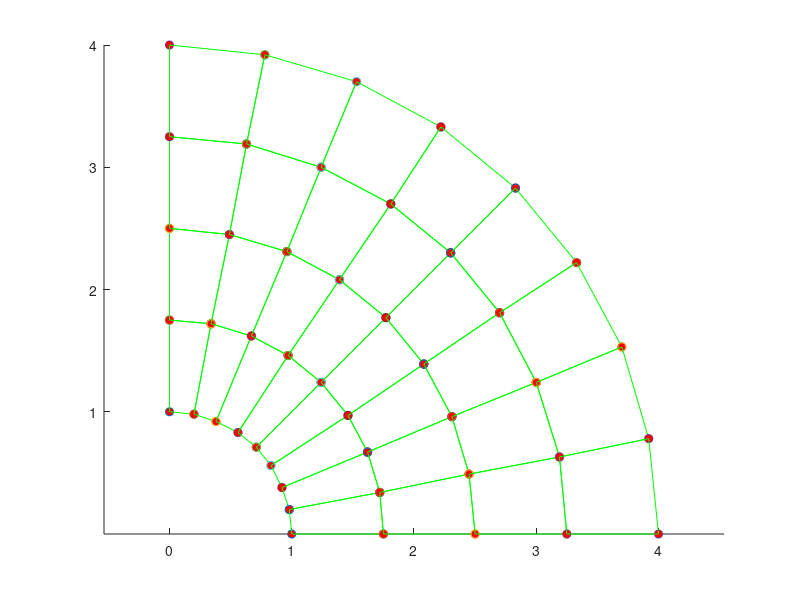
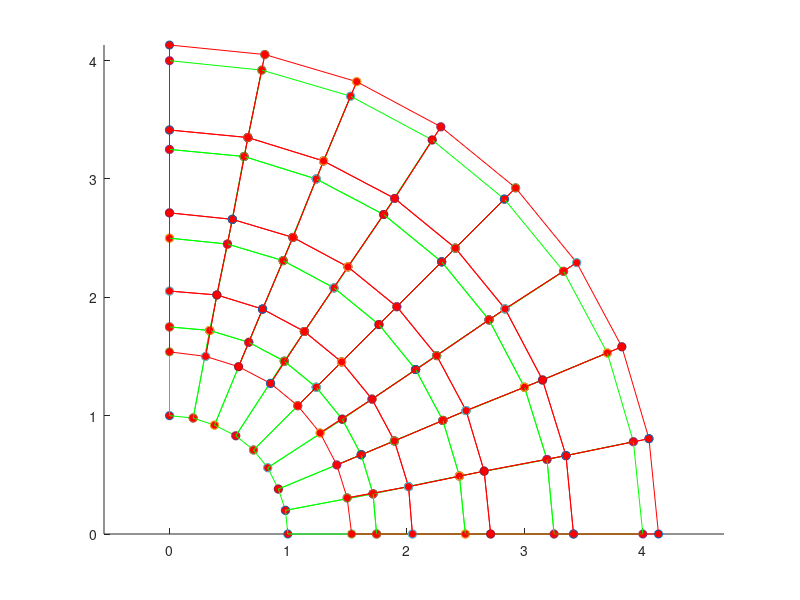
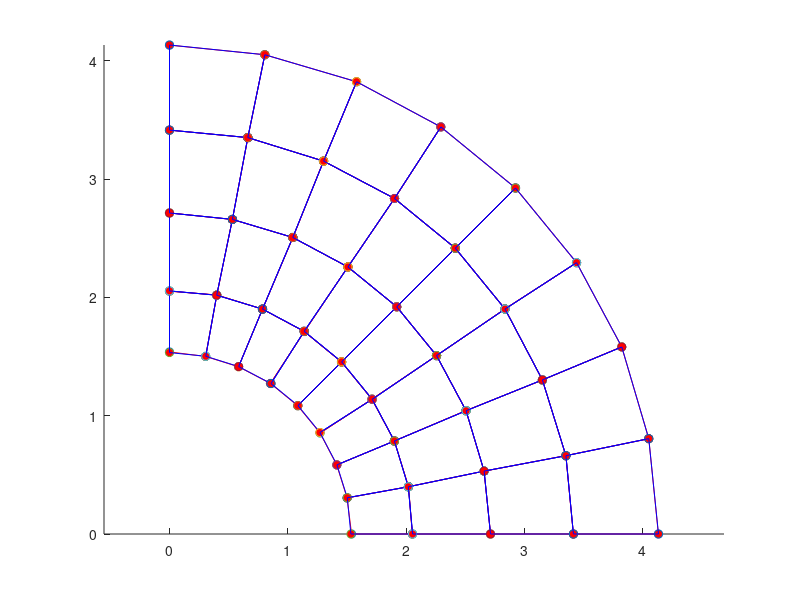

The MATLAB script that drew these images, in order:
function FEM_hourglasscontrol
%
%          Example 2D and 3D Linear elastic FEM code
%          Demonstrates use of hourglass control to stabilize
%          underintegrated 2D quadrilateral elements
%
%        Variables read from input file;
%        nprops              No. material parameters
%        materialprops(i)    List of material parameters
%        ncoord              No. spatial coords (2 for 2D, 3 for 3D)
%        ndof                No. degrees of freedom per node (2 for 2D, 3 for 3D)
%                            (here ndof=ncoord, but the program allows them to be different
%                            to allow extension to plate & beam elements with C^1 continuity)
%        nnode               No. nodes
%        coords(i,j)         ith coord of jth node, for i=1..ncoord; j=1..nnode
%        nelem               No. elements
%        maxnodes            Max no. nodes on any one element (used for array dimensioning)
%        nelnodes(i)         No. nodes on the ith element
%        elident(i)          An integer identifier for the ith element.  Not used
%                            in this code but could be used to switch on reduced integration,
%                            etc.
%        connect(i,j)        List of nodes on the jth element
%        nfix                Total no. prescribed displacements
%        fixnodes(i,j)       List of prescribed displacements at nodes
%                            fixnodes(1,j) Node number
%                            fixnodes(2,j) Displacement component number (1, 2 or 3)
%                            fixnodes(3,j) Value of the displacement
%        ndload              Total no. element faces subjected to tractions
%        dloads(i,j)         List of element tractions
%                            dloads(1,j) Element number
%                            dloads(2,j) face number
%                            dloads(3,j), dloads(4,j), dloads(5,j) Components of traction
%                            (assumed uniform) 
%
%  To run the program you first need to set up an input file, as described in 
%  the lecture notes.  Then change the fopen command below to point to the file.
%  Also change the fopen command in the post-processing step (near the bottom of the
%  program) to point to a suitable output file.  Then execute the file in
%  the usual fashion (e.g. hit the green arrow at the top of the MATLAB
%  editor window)
% 
%
% ==================== Read data from the input file ===========================
%
%
% YOU NEED TO CHANGE THE PATH & FILE NAME TO POINT TO YOUR INPUT FILE
%
infile=fopen('volumetric_locking_demo_linear.txt','r');


[nprops,materialprops,ncoord,ndof,nnode,coords,nelem,maxnodes,connect,nelnodes,elident,nfix,fixnodes,ndload,dloads] = read_input_file(infile);

fclose(infile);

% Plot the initial mesh as a check
close all
figure
plotmesh(coords,ncoord,nnode,connect,nelem,elident,nelnodes,'g');

%
%============================ MAIN FEM ANALYSIS PROCEDURE ========================
%
%   dofs        Nodal displacements.  Let u_i^a be ith displacement component
%               at jth node.  Then dofs contain (u_1^1, u_2^1, u_1^2, u_2^2....) for 2D
%               and (u_1^1, u_2^1, u_3^1, u_1^2, u_2^2, u_3^2....) for 3D
%
%   K           Global stiffness matrix.  Stored as (K_1111 K_1112  K_1121  K_1122...
%                                                    K_1211 K_1212  K_1221  K_1222...
%                                                    K_2111 K_2112  K_2121  K_2122...)
%               for 2D problem and similarly for 3D problem
%   r           Force vector.  Currently only includes contribution from tractions
%               acting on element faces (i.e. body forces are neglected)
%
  dofs = zeros(ndof*nnode,1);  

  K = globalstiffness(ncoord,ndof,nnode,coords,nelem,maxnodes,elident,nelnodes,connect,materialprops,dofs);

  r = globaltraction(ncoord,ndof,nnode,ndload,coords,nelnodes,elident,connect,dloads,dofs);

%
%  Fix constrained nodes.  We should really do this in a way that preserves the symmetry of K
%  but it's not worth it for the small demo problems here.
%
  for n = 1:nfix
     rw = ndof*(fixnodes(1,n)-1) + fixnodes(2,n);
     for cl = 1:ndof*nnode
        K(rw,cl) = 0;
     end
     K(rw,rw) = 1.;
     r(rw) = fixnodes(3,n);
  end
%
% Solve for the displacements
%

  dofs = K\r;

%
%================================= POST-PROCESSING =================================
%
% Create a plot of the deformed mesh
%

  defcoords = zeros(ndof,nnode); 
  scalefactor = 1.00;
  for i = 1:nnode
    for j = 1:ndof
       defcoords(j,i) = coords(j,i) + scalefactor*dofs(ndof*(i-1)+j); 
    end
  end

 figure
 plotmesh(coords,ncoord,nnode,connect,nelem,elident,nelnodes,'g');
 hold on
 plotmesh(defcoords,ncoord,nnode,connect,nelem,elident,nelnodes,'r');  
  
 figure
 
 plotmesh(defcoords,ncoord,nnode,connect,nelem,elident,nelnodes,'r'); 
 a = coords(2,1);
 b = coords(1,nnode);
 p = 1.;
 E = 2*materialprops(1)*(1+materialprops(2));
 nu = materialprops(2);
 for i =1:nnode
   x1=coords(1,i);
   x2=coords(2,i);
   r=sqrt(x1^2+x2^2);
   ur = (1+nu)*a^2*b^2*p/(E*(b^2-a^2))*(1/r+(1-2*materialprops(2))*r/b^2);
   u1 = ur*x1/(sqrt(x1^2+x2^2));
   u2 = ur*x2/(sqrt(x1^2+x2^2));
   scale = 1.0;
   defcoords(1,i) = coords(1,i) + scale*u1;
   defcoords(2,i) = coords(2,i) + scale*u2; 
 end
 
 plotmesh(defcoords,ncoord,nnode,connect,nelem,elident,nelnodes,'b'); 
 
end 

%================= Material Stiffness ==================================
%
%    Computes elasticity tensor C_{ijkl} = shear modulus and Poissons ratio
%    Currently coded either for plane strain, plane stress or general 3D.
%
function C = materialstiffness(ndof,ncoord,strain,materialprops)

   mu = materialprops(1);
   nu = materialprops(2);
   
   C = zeros(ndof,ncoord,ndof,ncoord);
   
   if (ncoord == 2)   

%  planestrain = 0 => plane stress, planestrain = 1 => plane strain
   planestrain = materialprops(3);
 
     for i = 1:2
       for j = 1:2
         for k = 1:2
           for l = 1:2
             if (planestrain==1) 
               if (i==j && k==l)
                   C(i,j,k,l) = C(i,j,k,l)+2*mu*nu/(1-2*nu);
               end
             else
               if (i==j && k==l)
                   C(i,j,k,l) = C(i,j,k,l)+2*mu*nu/(1-nu);
               end
             end
             if (i==l && k==j)
                 C(i,j,k,l) = C(i,j,k,l)+mu;
             end
             if (i==k && j==l)
                 C(i,j,k,l) = C(i,j,k,l)+mu;
             end
           end
         end
       end
     end
     
   elseif (ncoord == 3) 

     for i = 1:3 
       for j = 1:3
         for k = 1:3
           for l = 1:3
             if (i==j && k==l)
                 C(i,j,k,l)=C(i,j,k,l) + 2.*mu*nu/(1.-2.*nu);
             end
             if (i==k && j==l)
                 C(i,j,k,l)=C(i,j,k,l) + mu;
             end
             if (i==l && j==k)
                 C(i,j,k,l)=C(i,j,k,l) + mu;
             end
            end
          end
        end
      end
    end

 end
%================= Material Stress ==================================
%
%   Computes stress sigma_{ij} given strain epsilon_{ij}
%
function stress = materialstress(ndof,ncoord,strain,materialprops)

   C = materialstiffness(ndof,ncoord,strain,materialprops);
   stress = zeros(ndof,ncoord);
   for i = 1 : ndof
     for j = 1 : ncoord
        for k = 1 : ndof
          for l = 1: ncoord
            stress(i,j) = stress(i,j) + C(i,j,k,l)*strain(k,l);
          end
        end
     end
   end
  end
%
%====================== No. integration points =============================
%
%   Defines the number of integration points:be used for
%   each element type
%
function n = numberofintegrationpoints(ncoord,nelnodes,elident)
  
   if (ncoord == 1) 
     n = nelnodes;   
   elseif (ncoord == 2) 
     if (nelnodes == 3)
         n = 1;
     end
     if (nelnodes == 6)
         n = 3;
     end
     if (nelnodes == 4)
         n = 4;
     end
     if (nelnodes == 8)
         n = 9;
     end
   elseif (ncoord == 3) 
     if (nelnodes == 4)
         n = 1 ;
     end
     if (nelnodes == 10)
         n = 4;
     end
     if (nelnodes == 8)
         n = 8;
     end
     if (nelnodes == 20)
         n = 27;
     end
   end
end
%
%====================== No. reduced integration points =============================
%
%   Defines the number of integration points to be used for
%   each element type
%
function n = numberofreducedintegrationpoints(ncoord,nelnodes,elident)
  
   if (ncoord == 1) 
     n = nelnodes;   
   elseif (ncoord == 2) 
     if (nelnodes == 3)
         n = 1;
     end
     if (nelnodes == 6)
         n = 3;
     end
     if (nelnodes == 4)
         n = 1;
     end
     if (nelnodes == 8)
         n = 4;
     end
   elseif (ncoord == 3) 
     if (nelnodes == 4)
         n = 1 ;
     end
     if (nelnodes == 10)
         n = 4;
     end
     if (nelnodes == 8)
         n = 1;
     end
     if (nelnodes == 20)
         n = 8;
     end
   end
end   

%
%====================== INTEGRATION POINTS ==================================
%
%   Defines positions of integration points
%
function xi = integrationpoints(ncoord,nelnodes,npoints,elident)

   xi = zeros(ncoord,npoints);
%
%  1D elements
%
   if (ncoord == 1) 
     if (npoints==1) 
       xi(1,1) = 0.;
     elseif (npoints == 2) 
       xi(1,1) = -0.5773502692;
       xi(1,2) = -xi(1,1);
     elseif (npoints == 3) 
       xi(1,1) = -0.7745966692;
       xi(1,2) = 0.0;
       xi(1,3) = -xi(1,1);
     end
%
%  2D elements
%
   elseif (ncoord == 2) 
%
%    Triangular element
%
     if ( nelnodes == 3 || nelnodes == 6 ) 
       if (npoints == 1) 
         xi(1,1) = 1./3.;
         xi(2,1) = 1./3.;
       elseif (npoints == 3) 
         xi(1,1) = 0.6;
         xi(2,1) = 0.2;
         xi(1,2) = 0.2;
         xi(2,2) = 0.6;
         xi(1,3) = 0.2;
         xi(2,3) = 0.2;
       elseif (npoints == 4) 
         xi(1,1) = 1./3.;
         xi(2,1) = 1./3.;
         xi(1,2) = 0.6;
         xi(2,2) = 0.2;
         xi(1,3) = 0.2;
         xi(2,3) = 0.6;
         xi(1,4) = 0.2;
         xi(2,4) = 0.2;
       end
%
%    Rectangular element
%                  
     elseif ( nelnodes==4 || nelnodes==8 ) 

       if (npoints == 1) 
         xi(1,1) = 0.;
         xi(2,1) = 0.;
       elseif (npoints == 4) 
         xi(1,1) = -0.5773502692;
         xi(2,1) = xi(1,1);
         xi(1,2) = -xi(1,1);
         xi(2,2) = xi(1,1);
         xi(1,3) = xi(1,1);
         xi(2,3) = -xi(1,1);
         xi(1,4) = -xi(1,1);
         xi(2,4) = -xi(1,1);
       elseif (npoints == 9) 
         xi(1,1) = -0.7745966692;
         xi(2,1) = xi(1,1);
         xi(1,2) = 0.0;
         xi(2,2) = xi(1,1);
         xi(1,3) = -xi(1,1);
         xi(2,3) = xi(1,1);
         xi(1,4) = xi(1,1);
         xi(2,4) = 0.0;
         xi(1,5) = 0.0;
         xi(2,5) = 0.0;
         xi(1,6) = -xi(1,1);
         xi(2,6) = 0.0;
         xi(1,7) = xi(1,1);
         xi(2,7) = -xi(1,1);
         xi(1,8) = 0.;
         xi(2,8) = -xi(1,1);
         xi(1,9) = -xi(1,1);
         xi(2,9) = -xi(1,1);
       end
     end
%
%   3D elements
%
   elseif (ncoord == 3) 
%
%  3D elements
%
     if (nelnodes == 4 || nelnodes==10 ) 
       if (npoints == 1) 
         xi(1,1) = 0.25;
         xi(2,1) = 0.25;
         xi(3,1) = 0.25;
       elseif (npoints == 4) 
         xi(1,1) = 0.58541020;
         xi(2,1) = 0.13819660;
         xi(3,1) = xi(2,1);
         xi(1,2) = xi(2,1);
         xi(2,2) = xi(1,1);
         xi(3,2) = xi(2,1);
         xi(1,3) = xi(2,1);
         xi(2,3) = xi(2,1);
         xi(3,3) = xi(1,1);
         xi(1,4) = xi(2,1);
         xi(2,4) = xi(2,1);
         xi(3,4) = xi(2,1);
       end
     elseif ( nelnodes==8 || nelnodes==20 ) 
       if (npoints == 1) 
         xi(1,1) = 0.;
         xi(2,1) = 0.;
         xi(3,1) = 0.;
       elseif (npoints == 8) 
         x1D = [-0.5773502692,0.5773502692];
         for k = 1:2
           for j = 1:2 
             for i = 1:2
               n = 4*(k-1) + 2*(j-1) + i;
               xi(1,n) = x1D(i);
               xi(2,n) = x1D(j);
               xi(3,n) = x1D(k);
             end
           end
         end
       elseif (npoints == 27) 
         x1D = [-0.7745966692,0.,0.7745966692];
         for k = 1:3
           for j = 1:3
             for i = 1:3
               n = 9*(k-1) + 3*(j-1) + i;
               xi(1,n) = x1D(i);
               xi(2,n) = x1D(j);
               xi(3,n) = x1D(k);
             end
           end
         end
       end
     end
   end
end

%
%================= INTEGRATION WEIGHTS ==================================
%
%   Defines integration weights w_i
%
function w = integrationweights(ncoord,nelnodes,npoints,elident)

   w = zeros(npoints,1);

%
%  1D elements
%
   if (ncoord == 1) 
     if (npoints == 1)
       w(1) = 2.;
     elseif (npoints == 2) 
       w = [1.,1.];
     elseif (npoints == 3) 
       w = [0.555555555,0.888888888,0.555555555];
     end
%
%  2D elements
%
   elseif (ncoord == 2) 
%
%    Triangular element
%
     if ( nelnodes == 3 || nelnodes == 6 ) 
       if (npoints == 1) 
         w(1) = 0.5;
       elseif (npoints == 3) 
         w(1) = 1./6.;
         w(2) = 1./6.;
         w(3) = 1./6.;
       elseif (npoints == 4) 
         w = [-27./96.,25./96.,25/96.,25/96.];
       end
%
%    Rectangular element
%                  
     elseif ( nelnodes==4 || nelnodes==8 ) 

       if (npoints == 1) 
         w(1) = 4.;
       elseif (npoints == 4) 
         w = [1.,1.,1.,1.];
       elseif (npoints == 9 ) 
         w1D = [0.555555555,0.888888888,0.55555555555];
         for j = 1:3
           for i = 1:3
             n = 3*(j-1)+i;
             w(n) = w1D(i)*w1D(j);
           end
         end    
       end
     end 

   elseif (ncoord == 3) 
%
%  3D elements
%
     if (nelnodes == 4 || nelnodes==10 ) 
       if (npoints == 1) 
         w(1) = 1./6.;
       elseif (npoints == 4) 
         w = [1./24.,1./24.,1./24.,1./24.];
       end
     elseif ( nelnodes==8 || nelnodes==20 ) 
       if (npoints == 1) 
         w(1) = 8.;
       elseif (npoints == 8) 
         w = [1.,1.,1.,1.,1.,1.,1.,1.];
       elseif (npoints == 27) 
         w1D = [0.555555555,0.888888888,0.55555555555];
         for k = 1:3
           for j = 1:3
             for i = 1:3
               n = 9*(k-1)+3*(j-1)+i;
               w(n) = w1D(i)*w1D(j)*w1D(k);
             end
           end    
         end
       end
     end
   end
end

%
%================= SHAPE FUNCTIONS ==================================
%
%        Calculates shape functions for various element types
%
function N = shapefunctions(nelnodes,ncoord,elident,xi)
 

   N = zeros(nelnodes,1);
%
%  1D elements
%
  if (ncoord == 1) 
    if (nelnodes==2) 
      N(1) = 0.5*(1.+xi(1));
      N(2) = 0.5*(1.-xi(1));
    elseif (nelnodes == 3) 
      N(1) = -0.5*xi(1)*(1.-xi(1));
      N(2) =  0.5*xi(1)*(1.+xi(1));
      N(3) = (1.-xi(1))*(1.+xi(1));
    end
%
%  2D elements
%
   elseif (ncoord == 2) 
%
%    Triangular element
%
     if ( nelnodes == 3 ) 
       N(1) = xi(1);
       N(2) = xi(2);
       N(3) = 1.-xi(1)-xi(2);               
     elseif ( nelnodes == 6 ) 
       xi3 = 1.-xi(1)-xi(2);
       N(1) = (2.*xi(1)-1.)*xi(1);
       N(2) = (2.*xi(2)-1.)*xi(2);
       N(3) = (2.*xi3-1.)*xi3;
       N(4) = 4.*xi(1)*xi(2);
       N(5) = 4.*xi(2)*xi3;
       N(6) = 4.*xi3*xi(1);
%
%    Rectangular element
%                  
     elseif ( nelnodes == 4 ) 
       N(1) = 0.25*(1.-xi(1))*(1.-xi(2));
       N(2) = 0.25*(1.+xi(1))*(1.-xi(2));
       N(3) = 0.25*(1.+xi(1))*(1.+xi(2));
       N(4) = 0.25*(1.-xi(1))*(1.+xi(2));
     elseif (nelnodes == 8) 
       N(1) = -0.25*(1.-xi(1))*(1.-xi(2))*(1.+xi(1)+xi(2));
       N(2) = 0.25*(1.+xi(1))*(1.-xi(2))*(xi(1)-xi(2)-1.);
       N(3) = 0.25*(1.+xi(1))*(1.+xi(2))*(xi(1)+xi(2)-1.);
       N(4) = 0.25*(1.-xi(1))*(1.+xi(2))*(xi(2)-xi(1)-1.);
       N(5) = 0.5*(1.-xi(1)*xi(1))*(1.-xi(2));
       N(6) = 0.5*(1.+xi(1))*(1.-xi(2)*xi(2));
       N(7) = 0.5*(1.-xi(1)*xi(1))*(1.+xi(2));
       N(8) = 0.5*(1.-xi(1))*(1.-xi(2)*xi(2));
     end
%
   elseif (ncoord==3) 

     if (nelnodes == 4) 
       N(1) = xi(1);
       N(2) = xi(2);
       N(3) = xi(3);
       N(4) = 1.-xi(1)-xi(2)-xi(3);
     elseif (nelnodes == 10) 
       xi4 = 1.-xi(1)-xi(2)-xi(3);
       N(1) = (2.*xi(1)-1.)*xi(1);
       N(2) = (2.*xi(2)-1.)*xi(2);
       N(3) = (2.*xi(3)-1.)*xi(3);
       N(4) = (2.*xi4-1.)*xi4;
       N(5) = 4.*xi(1)*xi(2);
       N(6) = 4.*xi(2)*xi(3);
       N(7) = 4.*xi(3)*xi(1);
       N(8) = 4.*xi(1)*xi4;
       N(9) = 4.*xi(2)*xi4;
       N(10) = 4.*xi(3)*xi4;
     elseif (nelnodes == 8) 
       N(1) = (1.-xi(1))*(1.-xi(2))*(1.-xi(3))/8.;
       N(2) = (1.+xi(1))*(1.-xi(2))*(1.-xi(3))/8.;
       N(3) = (1.+xi(1))*(1.+xi(2))*(1.-xi(3))/8.;
       N(4) = (1.-xi(1))*(1.+xi(2))*(1.-xi(3))/8.;
       N(5) = (1.-xi(1))*(1.-xi(2))*(1.+xi(3))/8.;
       N(6) = (1.+xi(1))*(1.-xi(2))*(1.+xi(3))/8.;
       N(7) = (1.+xi(1))*(1.+xi(2))*(1.+xi(3))/8.;
       N(8) = (1.-xi(1))*(1.+xi(2))*(1.+xi(3))/8.;
     elseif (nelnodes == 20) 
       N(1) = (1.-xi(1))*(1.-xi(2))*(1.-xi(3))*(-xi(1)-xi(2)-xi(3)-2.)/8.;
       N(2) = (1.+xi(1))*(1.-xi(2))*(1.-xi(3))*(xi(1)-xi(2)-xi(3)-2.)/8.;
       N(3) = (1.+xi(1))*(1.+xi(2))*(1.-xi(3))*(xi(1)+xi(2)-xi(3)-2.)/8.;
       N(4) = (1.-xi(1))*(1.+xi(2))*(1.-xi(3))*(-xi(1)+xi(2)-xi(3)-2.)/8.;
       N(5) = (1.-xi(1))*(1.-xi(2))*(1.+xi(3))*(-xi(1)-xi(2)+xi(3)-2.)/8.;
       N(6) = (1.+xi(1))*(1.-xi(2))*(1.+xi(3))*(xi(1)-xi(2)+xi(3)-2.)/8.;
       N(7) = (1.+xi(1))*(1.+xi(2))*(1.+xi(3))*(xi(1)+xi(2)+xi(3)-2.)/8.;
       N(8) = (1.-xi(1))*(1.+xi(2))*(1.+xi(3))*(-xi(1)+xi(2)+xi(3)-2.)/8.;
       N(9)  = (1.-xi(1)^2)*(1.-xi(2))*(1.-xi(3))/4.;
       N(10) = (1.+xi(1))*(1.-xi(2)^2)*(1.-xi(3))/4.;
       N(11) = (1.-xi(1)^2)*(1.+xi(2))*(1.-xi(3))/4.;
       N(12) = (1.-xi(1))*(1.-xi(2)^2)*(1.-xi(3))/4.;
       N(13) = (1.-xi(1)^2)*(1.-xi(2))*(1.+xi(3))/4.;
       N(14) = (1.+xi(1))*(1.-xi(2)^2)*(1.+xi(3))/4.;
       N(15) = (1.-xi(1)^2)*(1.+xi(2))*(1.+xi(3))/4.;
       N(16) = (1.-xi(1))*(1.-xi(2)^2)*(1.+xi(3))/4.;
       N(17) = (1.-xi(1))*(1.-xi(2))*(1.-xi(3)^2)/4.;
       N(18) = (1.+xi(1))*(1.-xi(2))*(1.-xi(3)^2)/4.;
       N(19) = (1.+xi(1))*(1.+xi(2))*(1.-xi(3)^2)/4.;
       N(20) = (1.-xi(1))*(1.+xi(2))*(1.-xi(3)^2)/4.;
     end
   end

end

%
%================= SHAPE FUNCTION DERIVATIVES ======================
%
function dNdxi = shapefunctionderivs(nelnodes,ncoord,elident,xi)

  dNdxi = zeros(nelnodes,ncoord);
%
% 1D elements
%
  if (ncoord == 1) 
    if (nelnodes==2) 
      dNdxi(1,1) = 0.5;
      dNdxi(2,1) = -0.5;
    elseif (nelnodes == 3) 
      dNdxi(1,1) = -0.5+xi(1);
      dNdxi(2,1) =  0.5+xi(1);
      dNdxi(3,1) = -2.*xi(1);
    end
%
%  2D elements
%
   elseif (ncoord == 2) 
%
%    Triangular element
%
     if ( nelnodes == 3 ) 
       dNdxi(1,1) = 1.;
       dNdxi(2,2) = 1.;
       dNdxi(3,1) = -1.;
       dNdxi(3,2) = -1.;               
     elseif ( nelnodes == 6 ) 
       xi3 = 1.-xi(1)-xi(2);
       dNdxi(1,1) = 4.*xi(1)-1.;
       dNdxi(2,2) = 4.*xi(2)-1.;
       dNdxi(3,1) = -(4.*xi3-1.);
       dNdxi(3,2) = -(4.*xi3-1.);
       dNdxi(4,1) = 4.*xi(2);
       dNdxi(4,2) = 4.*xi(1);
       dNdxi(5,1) = -4.*xi(2);
       dNdxi(5,2) = -4.*xi(1);
       dNdxi(6,1) = 4.*xi3 - 4.*xi(1);
       dNdxi(6,2) = 4.*xi3 - 4.*xi(2);
%
%    Rectangular element
%                  
     elseif ( nelnodes == 4 ) 
       dNdxi(1,1) = -0.25*(1.-xi(2));
       dNdxi(1,2) = -0.25*(1.-xi(1));
       dNdxi(2,1) = 0.25*(1.-xi(2));
       dNdxi(2,2) = -0.25*(1.+xi(1));
       dNdxi(3,1) = 0.25*(1.+xi(2));
       dNdxi(3,2) = 0.25*(1.+xi(1));
       dNdxi(4,1) = -0.25*(1.+xi(2));
       dNdxi(4,2) = 0.25*(1.-xi(1));
     elseif (nelnodes == 8) 
       dNdxi(1,1) = 0.25*(1.-xi(2))*(2.*xi(1)+xi(2));
       dNdxi(1,2) = 0.25*(1.-xi(1))*(xi(1)+2.*xi(2));
       dNdxi(2,1) = 0.25*(1.-xi(2))*(2.*xi(1)-xi(2));
       dNdxi(2,2) = 0.25*(1.+xi(1))*(2.*xi(2)-xi(1));
       dNdxi(3,1) = 0.25*(1.+xi(2))*(2.*xi(1)+xi(2));
       dNdxi(3,2) = 0.25*(1.+xi(1))*(2.*xi(2)+xi(1));
       dNdxi(4,1) = 0.25*(1.+xi(2))*(2.*xi(1)-xi(2));
       dNdxi(4,2) = 0.25*(1.-xi(1))*(2.*xi(2)-xi(1));
       dNdxi(5,1) = -xi(1)*(1.-xi(2));
       dNdxi(5,2) = -0.5*(1.-xi(1)*xi(1));
       dNdxi(6,1) = 0.5*(1.-xi(2)*xi(2));
       dNdxi(6,2) = -(1.+xi(1))*xi(2);
       dNdxi(7,1) = -xi(1)*(1.+xi(2));
       dNdxi(7,2) = 0.5*(1.-xi(1)*xi(1));
       dNdxi(8,1) = -0.5*(1.-xi(2)*xi(2));
       dNdxi(8,2) = -(1.-xi(1))*xi(2);
      end
%
%    3D elements
%
   elseif (ncoord==3) 

     if (nelnodes == 4) 
       dNdxi(1,1) = 1.;
       dNdxi(2,2) = 1.;
       dNdxi(3,3) = 1.;
       dNdxi(4,1) = -1.;
       dNdxi(4,2) = -1.;
       dNdxi(4,3) = -1.;
     elseif (nelnodes == 10) 
       xi4 = 1.-xi(1)-xi(2)-xi(3);
       dNdxi(1,1) = (4.*xi(1)-1.);
       dNdxi(2,2) = (4.*xi(2)-1.);
       dNdxi(3,3) = (4.*xi(3)-1.);
       dNdxi(4,1) = -(4.*xi4-1.);
       dNdxi(4,2) = -(4.*xi4-1.);
       dNdxi(4,3) = -(4.*xi4-1.);
       dNdxi(5,1) = 4.*xi(2);
       dNdxi(5,2) = 4.*xi(1);
       dNdxi(6,2) = 4.*xi(3);
       dNdxi(6,3) = 4.*xi(2);
       dNdxi(7,1) = 4.*xi(3);
       dNdxi(7,3) = 4.*xi(1); 
       dNdxi(8,1) = 4.*(xi4-xi(1));
       dNdxi(8,2) = -4.*xi(1);
       dNdxi(8,3) = -4.*xi(1);
       dNdxi(9,1) = -4.*xi(2);
       dNdxi(9,2) = 4.*(xi4-xi(2));
       dNdxi(9,3) = -4.*xi(2);
       dNdxi(10,1) = -4.*xi(3)*xi4;
       dNdxi(10,2) = -4.*xi(3);
       dNdxi(10,3) = 4.*(xi4-xi(3));
     elseif (nelnodes == 8) 
       dNdxi(1,1) = -(1.-xi(2))*(1.-xi(3))/8.;
       dNdxi(1,2) = -(1.-xi(1))*(1.-xi(3))/8.;
       dNdxi(1,3) = -(1.-xi(1))*(1.-xi(2))/8.;
       dNdxi(2,1) = (1.-xi(2))*(1.-xi(3))/8.;
       dNdxi(2,2) = -(1.+xi(1))*(1.-xi(3))/8.;
       dNdxi(2,3) = -(1.+xi(1))*(1.-xi(2))/8.;
       dNdxi(3,1) = (1.+xi(2))*(1.-xi(3))/8.;
       dNdxi(3,2) = (1.+xi(1))*(1.-xi(3))/8.;
       dNdxi(3,3) = -(1.+xi(1))*(1.+xi(2))/8.;
       dNdxi(4,1) = -(1.+xi(2))*(1.-xi(3))/8.;
       dNdxi(4,2) = (1.-xi(1))*(1.-xi(3))/8.;
       dNdxi(4,3) = -(1.-xi(1))*(1.+xi(2))/8.;
       dNdxi(5,1) = -(1.-xi(2))*(1.+xi(3))/8.;
       dNdxi(5,2) = -(1.-xi(1))*(1.+xi(3))/8.;
       dNdxi(5,3) = (1.-xi(1))*(1.-xi(2))/8.;
       dNdxi(6,1) = (1.-xi(2))*(1.+xi(3))/8.;
       dNdxi(6,2) = -(1.+xi(1))*(1.+xi(3))/8.;
       dNdxi(6,3) = (1.+xi(1))*(1.-xi(2))/8.;
       dNdxi(7,1) = (1.+xi(2))*(1.+xi(3))/8.;
       dNdxi(7,2) = (1.+xi(1))*(1.+xi(3))/8.;
       dNdxi(7,3) = (1.+xi(1))*(1.+xi(2))/8.;
       dNdxi(8,1) = -(1.+xi(2))*(1.+xi(3))/8.;
       dNdxi(8,2) = (1.-xi(1))*(1.+xi(3))/8.;
       dNdxi(8,3) = (1.-xi(1))*(1.+xi(2))/8.;
     elseif (nelnodes == 20) 
       dNdxi(1,1) = (-(1.-xi(2))*(1.-xi(3))*(-xi(1)-xi(2)-xi(3)-2.)-(1.-xi(1))*(1.-xi(2))*(1.-xi(3)))/8.;
       dNdxi(1,2) = (-(1.-xi(1))*(1.-xi(3))*(-xi(1)-xi(2)-xi(3)-2.)-(1.-xi(1))*(1.-xi(2))*(1.-xi(3)))/8.;
       dNdxi(1,3) = (-(1.-xi(1))*(1.-xi(2))*(-xi(1)-xi(2)-xi(3)-2.)-(1.-xi(1))*(1.-xi(2))*(1.-xi(3)))/8.;

       dNdxi(2,1) = ((1.-xi(2))*(1.-xi(3))*(xi(1)-xi(2)-xi(3)-2.)+(1.+xi(1))*(1.-xi(2))*(1.-xi(3)))/8.;
       dNdxi(2,2) = (-(1.+xi(1))*(1.-xi(3))*(xi(1)-xi(2)-xi(3)-2.)-(1.+xi(1))*(1.-xi(2))*(1.-xi(3)))/8.;
       dNdxi(2,3) = (-(1.+xi(1))*(1.-xi(2))*(xi(1)-xi(2)-xi(3)-2.)-(1.+xi(1))*(1.-xi(2))*(1.-xi(3)))/8.;

       dNdxi(3,1) = ((1.+xi(2))*(1.-xi(3))*(xi(1)+xi(2)-xi(3)-2.)+(1.+xi(1))*(1.+xi(2))*(1.-xi(3)))/8.;
       dNdxi(3,2) = ((1.+xi(1))*(1.-xi(3))*(xi(1)+xi(2)-xi(3)-2.)+(1.+xi(1))*(1.+xi(2))*(1.-xi(3)))/8.;
       dNdxi(3,3) = (-(1.+xi(1))*(1.+xi(2))*(xi(1)+xi(2)-xi(3)-2.)-(1.+xi(1))*(1.+xi(2))*(1.-xi(3)))/8.;

       dNdxi(4,1) = (-(1.+xi(2))*(1.-xi(3))*(-xi(1)+xi(2)-xi(3)-2.)-(1.-xi(1))*(1.+xi(2))*(1.-xi(3)))/8.;
       dNdxi(4,2) = ((1.-xi(1))*(1.-xi(3))*(-xi(1)+xi(2)-xi(3)-2.)+(1.-xi(1))*(1.+xi(2))*(1.-xi(3)))/8.;
       dNdxi(4,3) = (-(1.-xi(1))*(1.+xi(2))*(-xi(1)+xi(2)-xi(3)-2.)-(1.-xi(1))*(1.+xi(2))*(1.-xi(3)))/8.;
       dNdxi(5,1) = (-(1.-xi(2))*(1.+xi(3))*(-xi(1)-xi(2)+xi(3)-2.)-(1.-xi(1))*(1.-xi(2))*(1.+xi(3)))/8.;
       dNdxi(5,2) = (-(1.-xi(1))*(1.+xi(3))*(-xi(1)-xi(2)+xi(3)-2.)-(1.-xi(1))*(1.-xi(2))*(1.+xi(3)))/8.;
       dNdxi(5,3) = ((1.-xi(1))*(1.-xi(2))*(-xi(1)-xi(2)+xi(3)-2.)+(1.-xi(1))*(1.-xi(2))*(1.+xi(3)))/8.;
       dNdxi(6,1) = ((1.-xi(2))*(1.+xi(3))*(xi(1)-xi(2)+xi(3)-2.)+(1.+xi(1))*(1.-xi(2))*(1.+xi(3)))/8.;
       dNdxi(6,2) = (-(1.+xi(1))*(1.+xi(3))*(xi(1)-xi(2)+xi(3)-2.)-(1.+xi(1))*(1.-xi(2))*(1.+xi(3)))/8.;
       dNdxi(6,3) = ((1.+xi(1))*(1.-xi(2))*(xi(1)-xi(2)+xi(3)-2.)+(1.+xi(1))*(1.-xi(2))*(1.+xi(3)))/8.;
       dNdxi(7,1) = ((1.+xi(2))*(1.+xi(3))*(xi(1)+xi(2)+xi(3)-2.)+(1.+xi(1))*(1.+xi(2))*(1.+xi(3)))/8.;
       dNdxi(7,2) = ((1.+xi(1))*(1.+xi(3))*(xi(1)+xi(2)+xi(3)-2.)+(1.+xi(1))*(1.+xi(2))*(1.+xi(3)))/8.;
       dNdxi(7,3) = ((1.+xi(1))*(1.+xi(2))*(xi(1)+xi(2)+xi(3)-2.)+(1.+xi(1))*(1.+xi(2))*(1.+xi(3)))/8.;
       dNdxi(8,1) = (-(1.+xi(2))*(1.+xi(3))*(-xi(1)+xi(2)+xi(3)-2.)-(1.-xi(1))*(1.+xi(2))*(1.+xi(3)))/8.;
       dNdxi(8,2) = ((1.-xi(1))*(1.+xi(3))*(-xi(1)+xi(2)+xi(3)-2.)+(1.-xi(1))*(1.+xi(2))*(1.+xi(3)))/8.;
       dNdxi(8,3) = ((1.-xi(1))*(1.+xi(2))*(-xi(1)+xi(2)+xi(3)-2.)+(1.-xi(1))*(1.+xi(2))*(1.+xi(3)))/8.;
       dNdxi(9,1)  = -2.*xi(1)*(1.-xi(2))*(1.-xi(3))/4.;
       dNdxi(9,2)  = -(1.-xi(1)^2)*(1.-xi(3))/4.;
       dNdxi(9,3)  = -(1.-xi(1)^2)*(1.-xi(2))/4.;
       dNdxi(10,1)  = (1.-xi(2)^2)*(1.-xi(3))/4.;
       dNdxi(10,2)  = -2.*xi(2)*(1.+xi(1))*(1.-xi(3))/4.;
       dNdxi(10,3)  = -(1.-xi(2)^2)*(1.+xi(1))/4.;
       dNdxi(11,1)  = -2.*xi(1)*(1.+xi(2))*(1.-xi(3))/4.;
       dNdxi(11,2)  = (1.-xi(1)^2)*(1.-xi(3))/4.;
       dNdxi(11,3)  = -(1.-xi(1)^2)*(1.+xi(2))/4.;
       dNdxi(12,1)  = -(1.-xi(2)^2)*(1.-xi(3))/4.;
       dNdxi(12,2)  = -2.*xi(2)*(1.-xi(1))*(1.-xi(3))/4.;
       dNdxi(12,3)  = -(1.-xi(2)^2)*(1.-xi(1))/4.;
       dNdxi(13,1)  = -2.*xi(1)*(1.-xi(2))*(1.+xi(3))/4.;
       dNdxi(13,2)  = -(1.-xi(1)^2)*(1.+xi(3))/4.;
       dNdxi(13,3)  = (1.-xi(1)^2)*(1.-xi(2))/4.;
       dNdxi(14,1)  = (1.-xi(2)^2)*(1.+xi(3))/4.;
       dNdxi(14,2)  = -2.*xi(2)*(1.+xi(1))*(1.+xi(3))/4.;
       dNdxi(14,3)  = (1.-xi(2)^2)*(1.+xi(1))/4.;
       dNdxi(15,1)  = -2.*xi(1)*(1.+xi(2))*(1.+xi(3))/4.;
       dNdxi(15,2)  =  (1.-xi(1)^2)*(1.+xi(3))/4.;
       dNdxi(15,3)  = (1.-xi(1)^2)*(1.+xi(2))/4.;
       dNdxi(16,1)  = -(1.-xi(2)^2)*(1.+xi(3))/4.;
       dNdxi(16,2)  = -2.*xi(2)*(1.-xi(1))*(1.+xi(3))/4.;
       dNdxi(16,3)  = (1.-xi(2)^2)*(1.-xi(1))/4.;
       dNdxi(17,1) = -(1.-xi(2))*(1.-xi(3)^2)/4.;
       dNdxi(17,2) = -(1.-xi(1))*(1.-xi(3)^2)/4.;
       dNdxi(17,3) = -xi(3)*(1.-xi(1))*(1.-xi(2))/2.;
       dNdxi(18,1) = (1.-xi(2))*(1.-xi(3)^2)/4.;
       dNdxi(18,2) = -(1.+xi(1))*(1.-xi(3)^2)/4.;
       dNdxi(18,3) = -xi(3)*(1.+xi(1))*(1.-xi(2))/2.;
       dNdxi(19,1) = (1.+xi(2))*(1.-xi(3)^2)/4.;
       dNdxi(19,2) = (1.+xi(1))*(1.-xi(3)^2)/4.;
       dNdxi(19,3) = -xi(3)*(1.+xi(1))*(1.+xi(2))/2.;
       dNdxi(20,1) = -(1.+xi(2))*(1.-xi(3)^2)/4.;
       dNdxi(20,2) = (1.-xi(1))*(1.-xi(3)^2)/4.;
       dNdxi(20,3) = -xi(3)*(1.-xi(1))*(1.+xi(2))/2.;
     end
   end

end
%
%====================== Hourglassbasevectrs ===============================
%
function G = hourglassbasevectors(ncoord,nelnodes)
 
   if (nelnodes==4) 
     G(1) = 1;
     G(2) = -1;
     G(3) = 1;
     G(4) = -1;
   end

end


%
%================= ELEMENT STIFFNESS MATRIX ================================
%
function kel = elstif(ncoord,ndof,nelnodes,elident,coord,materialprops,displacement)
%
%  Assemble the element stiffness
%
%    Arguments;
%
%      ncoord             No. coordinates (2 or 3 for 2D or 3D problem)
%      ndof               No. degrees of freedom per node (often ndof = ncoord)
%      nelnodes           No. nodes on the element
%      elident            Element identifier (not used here - for future enhancements!)
%      coords(i,a)        ith coord of ath node
%      materialprops      Material properties passed on:constitutive procedures
%      displacement(i,a)  ith displacement component at ath node
%
%   Local variables
%      npoints            No. integration points
%      xi(i,inpt)         ith local coord of integration point no. intpt
%      w(intpt)           weight for integration point no. intpt
%      N(a)               Shape function associated with ath node on element
%      dNdxi(a,i)         Derivative of ath shape function wrt ith local coord
%      dNdx(a,i)          Derivative of ath shape function wrt ith global coord
%      dxdxi(i,j)         Derivative of ith global coord wrt jth local coord
%      dxidx(i,j)         Derivative of ith local coord wrt jth global coord
%      det                Determinant of jacobian
%      strain(i,j)        strain_ij components
%      dsde(i,j,k,l)      Derivative of stress_ij with respect:strain_kl
%      kel(row,col)       Rows && cols of element stiffness
%
%
   npoints = numberofreducedintegrationpoints(ncoord,nelnodes,elident);
   dNdx = zeros(nelnodes,ncoord);
   dxdxi = zeros(ncoord,ncoord);
   strain = zeros(ndof,ncoord);
   kel = zeros(ndof*nelnodes,ndof*nelnodes);
%
%  Set up integration points && weights    
%
   xilist = integrationpoints(ncoord,nelnodes,npoints,elident);
   w = integrationweights(ncoord,nelnodes,npoints,elident);
%
%  Loop over the integration points
%
   for intpt = 1:npoints

%     Compute shape functions && derivatives wrt local coords
%
      for i = 1:ncoord
        xi(i) = xilist(i,intpt);
      end      
      N = shapefunctions(nelnodes,ncoord,elident,xi);
      dNdxi = shapefunctionderivs(nelnodes,ncoord,elident,xi);

      
%
%     Compute the jacobian matrix && its determinant
%
      for i = 1:ncoord
        for j = 1:ncoord
          dxdxi(i,j) = 0.;
          for a = 1:nelnodes
            dxdxi(i,j) = dxdxi(i,j) + coord(i,a)*dNdxi(a,j);
          end
        end
      end
      
      dxidx = inv(dxdxi);
      dt = det(dxdxi);
%
%     Convert shape function derivatives:derivatives wrt global coords
%
      for a = 1:nelnodes
        for i = 1:ncoord
          dNdx(a,i) = 0.;
          for j = 1:ncoord
            dNdx(a,i) = dNdx(a,i) + dNdxi(a,j)*dxidx(j,i);
          end
        end
      end
%
%     Compute the (infinitesimal) strain by differentiating displacements
%     This step is not really necessary for linear elasticity calculations
%     where stiffness is independent of strain.  It is included:allow
%     extension:nonlinear materials later.
%
      for i = 1:ncoord
         for j = 1:ncoord
            strain(i,j) = 0.;
            for a = 1:nelnodes
              strain(i,j) = strain(i,j) + 0.5*(displacement(i,a)*dNdx(a,j)+displacement(j,a)*dNdx(a,i));
            end
         end
      end
%
%     Compute the material tangent stiffness (d stress/d strain)
%     ds/de is just C_ijkl for linear elasticity - this notation is used
%     to allow extension to nonlinear problems
%
      dsde = materialstiffness(ndof,ncoord,strain,materialprops);
%
%     Compute the element stiffness
%             
      for a = 1:nelnodes
        for i = 1:ndof
          for b = 1:nelnodes
            for k = 1:ndof
              row = ndof*(a-1)+i;
              col = ndof*(b-1)+k;
              for j = 1:ncoord
                for l = 1:ncoord
                  kel(col,row) = kel(col,row) + dsde(i,j,k,l)*dNdx(b,l)*dNdx(a,j)*w(intpt)*dt;
                end
              end
            end
          end
        end
      end
   end

%   Compute the hourglass shape vectors

%     Compute shape functions and derivatives wrt local coords
%

      xi = zeros(ncoord,1);
      dNdxi = shapefunctionderivs(nelnodes,ncoord,elident,xi);
%
%     Compute the jacobian matrix and its determinant
%
      for i  = 1 : ncoord
        for j  = 1 : ncoord
          dxdxi(i,j) = 0.;
          for a  = 1 : nelnodes
            dxdxi(i,j) = dxdxi(i,j) + coord(i,a)*dNdxi(a,j);
          end
        end
      end

      dxidx = inv(dxdxi);
      dt = det(dxdxi);
%
%     Convert shape function derivatives to derivatives wrt global coords
%
      for a  = 1 : nelnodes
        for i  = 1 : ncoord
          dNdx(a,i) = 0.;
          for j  = 1 : ncoord
            dNdx(a,i) = dNdx(a,i) + dNdxi(a,j)*dxidx(j,i);
          end
        end
      end
%
      g = hourglassbasevectors(ncoord,nelnodes);

      for i  = 1 : ncoord
        xi(i) = 0.;
        for a  = 1 : nelnodes
          xi(i) = xi(i) + g(a)*coord(i,a);
        end
      end

%     Correct the base vectors to ensure orthogonality

      scale = 0.;
      for a  = 1 : nelnodes
        for i  = 1 : ncoord 
          g(a) = g(a) - xi(i)*dNdx(a,i);
          scale = scale + dNdx(a,i)*dNdx(a,i);
        end
      end

      for a  = 1 : nelnodes
        for i  = 1 : ndof
          for b  = 1 : nelnodes
            for k  = 1 : ndof
              row = ndof*(a-1)+i;
              col = ndof*(b-1)+k;
              kel(col,row) = kel(col,row) + 0.01*scale*g(a)*g(b)*dt*4;
            end
          end
        end
      end

   
   
end


 %====================== No. nodes on element faces ================
%
%   This procedure returns the number of nodes on each element face
%   for various element types.  This info is needed for computing
%   the surface integrals associated with the element traction vector
%
function n = nfacenodes(ncoord,nelnodes,elident,face)
   if (ncoord == 2) 
     if (nelnodes == 3 || nelnodes == 4)
         n = 2;
     elseif (nelnodes == 6 || nelnodes == 8)
         n=3;
     end
   elseif (ncoord == 3) 
     if (nelnodes == 4)
         n = 3;
     elseif (nelnodes == 10)
         n = 6;
     elseif (nelnodes == 8)
         n = 4;
     elseif (nelnodes == 20)
         n = 8;
     end
   end
end
%======================= Lists of nodes on element faces =============
%
%    This procedure returns the list of nodes on an element face
%    The nodes are ordered so that the element face forms either
%    a 1D line element or a 2D surface element for 2D or 3D problems
%
function list = facenodes(ncoord,nelnodes,elident,face)

   i3 = [2,3,1];
   i4 = [2,3,4,1]; 

   list = zeros(nfacenodes(ncoord,nelnodes,face),1);

   if (ncoord == 2) 
     if (nelnodes == 3) 
       list(1) = face;
       list(2) = i3(face);
     elseif (nelnodes == 6) 
       list(1) = face;
       list(2) = i3(face);
       list(3) = face+3;
     elseif (nelnodes==4) 
       list(1) = face;
       list(2) = i4(face);
     elseif (nelnodes==8) 
       list(1) = face;
       list(2) = i4(face);
       list(3) = face+4;
     end
   elseif (ncoord == 3) 
     if (nelnodes==4) 
       if   (face == 1)
           list = [1,2,3];
       elseif (face == 2)
           list = [1,4,2];
       elseif (face == 3)
           list = [2,4,3];
       elseif (face == 4)
           list = [3,4,1];
       end
     elseif (nelnodes == 10) 
       if   (face == 1)
           list = [1,2,3,5,6,7];
       elseif (face == 2)
           list = [1,4,2,8,9,5];
       elseif (face == 3)
           list = [2,4,3,9,10,6];
       elseif (face == 4)
           list = [3,4,1,10,8,7];
       end
     elseif (nelnodes == 8) 
       if   (face == 1)
           list = [1,2,3,4];
       elseif (face == 2)
           list = [5,8,7,6];
       elseif (face == 3)
           list = [1,5,6,2];
       elseif (face == 4)
           list = [2,3,7,6];
       elseif (face == 5)
           list = [3,7,8,4];
       elseif (face == 6)
           list = [4,8,5,1];
       end
     elseif (nelnodes == 20)  
       if   (face == 1)
           list = [1,2,3,4,9,10,11,12];
       elseif (face == 2)
           list = [5,8,7,6,16,15,14,13];
       elseif (face == 3)
           list = [1,5,6,2,17,13,18,9];
       elseif (face == 4)
           list = [2,6,7,3,18,14,19,10];
       elseif (face == 5)
           list = [3,7,8,4,19,15,6,11];
       elseif (face == 6)
           list = [4,8,5,1,20,16,17,12];
       end
     end
   end
end
%
%====================== ELEMENT DISTRIBUTED LOAD VECTOR ==============
%
function r = eldload(ncoord,ndof,nfacenodes,elident,coords,traction)

  npoints = numberofintegrationpoints(ncoord-1,nfacenodes);
  xi = zeros(ncoord-1,1);
  dxdxi = zeros(ncoord,ncoord-1);
  r = zeros(ndof*nfacenodes,1);
   
  xilist = integrationpoints(ncoord-1,nfacenodes,npoints);
  w = integrationweights(ncoord-1,nfacenodes,npoints);

  for intpt = 1:npoints

    for i = 1:ncoord-1
      xi(i) = xilist(i,intpt);
    end

    N = shapefunctions(nfacenodes,ncoord-1,elident,xi);
    dNdxi = shapefunctionderivs(nfacenodes,ncoord-1,elident,xi);
%
%     Compute the jacobian matrix && its determinant
%
    for i = 1:ncoord
      for j = 1:ncoord-1
        dxdxi(i,j) = 0.;
        for a = 1:nfacenodes
          dxdxi(i,j) = dxdxi(i,j) + coords(i,a)*dNdxi(a,j);
        end
      end
    end
    if (ncoord == 2) 
      dt = sqrt(dxdxi(1,1)^2+dxdxi(2,1)^2);
    elseif (ncoord == 3) 
      dt = sqrt( ((dxdxi(2,1)*dxdxi(3,2))-(dxdxi(2,2)*dxdxi(3,1)))^2 ...
          + ((dxdxi(1,1)*dxdxi(3,2))-(dxdxi(1,2)*dxdxi(3,1)))^2 ...
          + ((dxdxi(1,1)*dxdxi(2,2))-(dxdxi(1,2)*dxdxi(2,1)))^2 );
    end
   for a = 1:nfacenodes
      for i = 1:ndof
        row = ndof*(a-1)+i;
        r(row) = r(row) + N(a)*traction(i)*w(intpt)*dt;
      end
    end
  end
end
%
%====================== Assemble the global stiffness matrix =================
%
function Stif = globalstiffness(ncoord,ndof,nnode,coords,nelem,maxnodes,elident,nelnodes,connect,materialprops,dofs)
%
%   Assemble the global stiffness matrix
%

   Stif = zeros(ndof*nnode,ndof*nnode);
   lmncoord = zeros(ncoord,maxnodes);
   lmndof = zeros(ndof,maxnodes);
%
%   Loop over all the elements
%
   for lmn = 1:nelem
%
%   Extract coords of nodes, DOF for the current element
%
      for a = 1:nelnodes(lmn)
        for i = 1:ncoord
          lmncoord(i,a) = coords(i,connect(a,lmn));
        end
        for i = 1:ndof
          lmndof(i,a) = dofs(ndof*(connect(a,lmn)-1)+i);
        end
      end
    n = nelnodes(lmn);
    ident = elident(lmn);
    kel = elstif(ncoord,ndof,n,ident,lmncoord,materialprops,lmndof);
%
%   Add the current element stiffness:the global stiffness
%
    for a = 1:nelnodes(lmn)
      for i = 1:ndof
        for b = 1:nelnodes(lmn)
          for k = 1:ndof
            rw = ndof*(connect(a,lmn)-1)+i;
            cl = ndof*(connect(b,lmn)-1)+k;
            Stif(rw,cl) = Stif(rw,cl) + kel(ndof*(a-1)+i,ndof*(b-1)+k);
          end
        end
      end
    end
   end
end
%
%===================== Assemble the global traction vector =============
%
function r = globaltraction(ncoord,ndof,nnodes,ndload,coords,nelnodes,elident,connect,dloads,dofs)

   r = zeros(ndof*nnodes,1);
   traction = zeros(ndof,1);

   for load = 1:ndload
%
%     Extract the coords of the nodes on the appropriate element face
%
      lmn = dloads(1,load);
      face = dloads(2,load);
      n = nelnodes(lmn);
      ident = elident(lmn);
      nfnodes = nfacenodes(ncoord,n,ident,face); 
      nodelist = facenodes(ncoord,n,ident,face);     
      lmncoord = zeros(ncoord,nfnodes);
      for a = 1:nfnodes
        for i = 1:ncoord
          lmncoord(i,a) = coords(i,connect(nodelist(a),dloads(1,load)));
        end
        for i = 1:ndof
          lmndof(i,a) = dofs(ndof*(connect(nodelist(a),dloads(1,load))-1)+i);
        end
      end
%
%    Compute the element load vector
%
     for i = 1:ndof
       traction(i) = dloads(i+2,load);
     end

     rel = eldload(ncoord,ndof,nfnodes,ident,lmncoord,traction);
%
%    Assemble the element load vector into global vector
%
     for a = 1:nfnodes
       for i = 1:ndof
         rw = (connect(nodelist(a),dloads(1,load))-1)*ndof+i;
         r(rw) = r(rw) + rel((a-1)*ndof+i);
       end
     end

   end
end       

function print_results(outfile, ...
    nprops,materialprops,ncoord,ndof,nnode,coords, ...
    nelem,maxnodes,connect,nelnodes,elident, ...
    nfix,fixnodes,ndload,dloads,dofs)
%      Print nodal displacements, element strains && stresses:a file

fprintf(outfile,'Nodal Displacements: \n');
   if (ndof == 2) 
     fprintf(outfile,' Node      Coords         u1       u2 \n');
     for i = 1:nnode
      fprintf(outfile,'%3d %8.4f %8.4f %8.4f %8.4f\n', ...
                               i,coords(1,i),coords(2,i),dofs(2*i-1),dofs(2*i));
     end
   elseif (ndof == 3) 
     fprintf(outfile,' Node            Coords            u1       u2       u3 \n');
     for i = 1:nnode
      fprintf(outfile,'%3d %8.4f %8.4f %8.4f %8.4f %8.4f %8.4f \n', ...
                    i,coords(1,i),coords(2,i),coords(3,i),dofs(3*i-2),dofs(3*i-1),dofs(3*i));
     end
   end

   fprintf(outfile,'\n\n Strains and Stresses \n');


   lmncoord = zeros(ncoord,maxnodes);
   displacements = zeros(ndof,maxnodes);

%
%   Loop over all the elements
%
   for lmn = 1:nelem

    fprintf(outfile,' \n Element; %d ',lmn);
    if (ncoord == 2)   
    fprintf(outfile,'  \n int pt    Coords          e_11      e_22     e_12      s_11       s_22      s_12 \n');

    elseif (ncoord == 3) 
    fprintf(outfile,'\n int pt         Coords            e_11      e_22     e_33      e_12       e_13      e_23      s_11      s_22      s_33      s_12      s_13      s_23 \n');
    end
%
%   Extract coords of nodes, DOF for the current element
%
      for a = 1:nelnodes(lmn)
        for i = 1:ncoord
          lmncoord(i,a) = coords(i,connect(a,lmn));
        end
        for i = 1:ndof
          displacements(i,a) = dofs(ndof*(connect(a,lmn)-1)+i);
        end
      end
      n = nelnodes(lmn);
      ident = elident(lmn);
 
      npoints = numberofintegrationpoints(ncoord,n);
      dNdx = zeros(n,ncoord);
      dxdxi = zeros(ncoord,ncoord);
      strain = zeros(ndof,ncoord);
      xi = zeros(ncoord,1);
      x = zeros(ncoord,1);
%
%  Set up integration points 
%
      xilist = integrationpoints(ncoord,n,npoints);
%
%  Loop over the integration points
%
     for intpt = 1:npoints

%     Compute shape functions && derivatives wrt local coords
%
       for i = 1:ncoord
         xi(i) = xilist(i,intpt);
       end
       N = shapefunctions(n,ncoord,ident,xi);      
       dNdxi = shapefunctionderivs(n,ncoord,ident,xi);
%
%     Compute the coords of the integration point
%
      for i = 1:ncoord
        x(i) = 0.;
        for a = 1:n
          x(i) = x(i) + lmncoord(i,a)*N(a);
        end
      end
%
%     Compute the jacobian matrix && its determinant
%
      for i = 1:ncoord
        for j = 1:ncoord
          dxdxi(i,j) = 0.;
          for a = 1:n
            dxdxi(i,j) = dxdxi(i,j) + lmncoord(i,a)*dNdxi(a,j);
          end
        end
      end

      dxidx = inv(dxdxi);
%
%     Convert shape function derivatives:derivatives wrt global coords
%
      for a = 1:n
        for i = 1:ncoord
          dNdx(a,i) = 0.;
          for j = 1:ncoord
            dNdx(a,i) = dNdx(a,i) + dNdxi(a,j)*dxidx(j,i);
          end
        end
      end
%
%     Compute the (infinitesimal) strain by differentiating displacements
%
      for i = 1:ncoord
         for j = 1:ncoord
            strain(i,j) = 0.;
            for a = 1:n
              strain(i,j) = strain(i,j) + 0.5*(displacements(i,a)*dNdx(a,j)+displacements(j,a)*dNdx(a,i));
            end
         end
      end

      stress = materialstress(ndof,ncoord,strain,materialprops);

      if (ncoord == 2) 

      fprintf(outfile,'%5d %7.4f %7.4f %9.4f %9.4f %9.4f %9.4f %9.4f %9.4f \n', ...
        intpt,x(1),x(2),strain(1,1),strain(2,2),strain(1,2),stress(1,1),stress(2,2),stress(1,2));


      elseif (ncoord == 3) 

      fprintf(outfile,'%5d %7.4f %7.4f %7.4f %9.4f %9.4f %9.4f %9.4f %9.4f %9.4f %9.4f %9.4f %9.4f %9.4f %9.4f %9.4f \n',...
              intpt,x(1),x(2),x(3), ...
              strain(1,1),strain(2,2),strain(3,3),strain(1,2),strain(1,3),strain(2,3), ...
              stress(1,1),stress(2,2),stress(3,3),stress(1,2),stress(1,3),stress(2,3));
      end
     end
   end
end

%==============================Function read_input_file =================
 function [nprops,materialprops,ncoord,ndof,nnode,coords,nelem,maxnodes, ...
                connect,nelnodes,elident,nfix,fixnodes,ndload,dloads] = read_input_file(infile) 

 cellarray=textscan(infile,'%s');

%  Total no. material parameters, && list of parameters
%
   nprops = str2num(cellarray{1}{2});
   materialprops = zeros(nprops,1);
   cellno = 2;
   for i = 1:nprops
     cellno = cellno + 2;  
     materialprops(i) = str2num(cellarray{1}{cellno});
   end;
%
%    no. coords (1:3), no. DOF, no. nodes && nodal coordinates
%
   cellno = cellno + 2;
   ncoord = str2num(cellarray{1}{cellno});
   cellno = cellno + 2;
   ndof = str2num(cellarray{1}{cellno});
   cellno = cellno + 2;
   nnode = str2num(cellarray{1}{cellno});
 
   coords = zeros(ncoord,nnode);
   cellno = cellno + 1;
   for i = 1 : nnode
     for j = 1 : ncoord
       cellno = cellno + 1;
       coords(j,i) = str2num(cellarray{1}{cellno});
     end;
   end;
%
%    No. elements && connectivity
%
   cellno = cellno + 2;
   nelem = str2num(cellarray{1}{cellno});
   cellno = cellno + 2;
   maxnodes = str2num(cellarray{1}{cellno});
   connect = zeros(maxnodes,nelem);
   nelnodes = zeros(nelem,1);
   elident = zeros(nelem,1);
   cellno = cellno + 3;
   for i = 1 : nelem
     cellno = cellno + 1;
     elident(i) = str2num(cellarray{1}{cellno});
     cellno = cellno + 1;
     nelnodes(i) = str2num(cellarray{1}{cellno});
     for j = 1 : nelnodes(i)
       cellno = cellno + 1;
       connect(j,i) = str2num(cellarray{1}{cellno});
     end
   end
%
%    No. nodes with prescribed displacements, with the prescribed displacements
% 
   cellno = cellno + 2;
   nfix = str2num(cellarray{1}{cellno});
   cellno = cellno + 3;
   fixnodes = zeros(3,nfix);
   for i = 1 : nfix
      cellno = cellno + 1;
      fixnodes(1,i) = str2num(cellarray{1}{cellno});
      cellno = cellno + 1;
      fixnodes(2,i) = str2num(cellarray{1}{cellno});
      cellno = cellno + 1;
      fixnodes(3,i) = str2num(cellarray{1}{cellno});
   end;
%
%    No. loaded element faces, with the loads
%
    cellno = cellno + 2;
    ndload = str2num(cellarray{1}{cellno});
    cellno = cellno + 3;
    dloads = zeros(2+ndof,ndload);
    for i = 1 : ndload
       cellno = cellno + 1;
       dloads(1,i) = str2num(cellarray{1}{cellno});
       cellno = cellno + 1;
       dloads(2,i) = str2num(cellarray{1}{cellno});
       for j = 1 : ndof
         cellno = cellno + 1;
         dloads(j+2,i) = str2num(cellarray{1}{cellno});
       end;
    end;
    
 end
  function plotmesh(coords,ncoord,nnode,connect,nelem,elident,nelnodes,color)
% Function to plot a mesh.  
    f2D_3 = [1,2,3];
    f2D_4 = [1,2,3,4];
    f2D_6 = [1,4,2,5,3,6];
    f2D_8 = [1,5,2,6,3,7,4,8];
    f3D_4 = [[1,2,3];[1,4,2];[2,4,3];[3,4,1]];
    f3D_10 = [[1,5,2,6,3,7];[1,8,4,9,2,5];[2,9,4,10,3,6];[3,10,4,8,1,7]];
    f3D_8 = [[1,2,3,4];[5,8,7,6];[1,5,6,2];[2,3,7,6];[3,7,8,4];[4,8,5,1]];
    f3D_20 = [[1,9,2,10,3,11,4,12];[5,16,8,15,7,14,6,13];
              [1,17,5,13,6,18,2,9];[2,18,6,14,7,19,3,10];
              [3,19,7,15,8,20,4,11];[4,20,8,16,5,17,1,12]];

   hold on
   if (ncoord==2)  % Plot a 2D mesh
       for lmn = 1:nelem
           for i = 1:nelnodes(lmn)
               x(i,1:2) = coords(1:2,connect(i,lmn));
           end
           scatter(x(:,1),x(:,2),'MarkerFaceColor','r');
           if (nelnodes(lmn)==3) 
               patch('Vertices',x,'Faces',f2D_3,'FaceColor','none','EdgeColor',color);
           elseif (nelnodes(lmn)==4)
               patch('Vertices',x,'Faces',f2D_4,'FaceColor','none','EdgeColor',color);
           elseif (nelnodes(lmn)==6) 
               patch('Vertices',x,'Faces',f2D_6,'FaceColor','none','EdgeColor',color);
           elseif (nelnodes(lmn)==8 || nelnodes(lmn)==9)
               patch('Vertices',x,'Faces',f2D_8,'FaceColor','none','EdgeColor',color);
           end
       end
   elseif (ncoord==3) % Plot a 3D mesh
       for lmn = 1:nelem
           for i = 1:nelnodes(lmn)
               x(i,1:3) = coords(1:3,connect(i,lmn));
           end
           scatter3(x(:,1),x(:,2),x(:,3),'MarkerFaceColor','r');
           if (nelnodes(lmn)==4) 
               patch('Vertices',x,'Faces',f3D_4,'FaceColor','none','EdgeColor',color);
           elseif (nelnodes(lmn)==10)
               patch('Vertices',x,'Faces',f3D_10,'FaceColor','none','EdgeColor',color);
           elseif (nelnodes(lmn)==8) 
               patch('Vertices',x,'Faces',f3D_8,'FaceColor','none','EdgeColor',color);
           elseif (nelnodes(lmn)==20)
               patch('Vertices',x,'Faces',f3D_20,'FaceColor','none','EdgeColor',color);
           end
       end    
   end
   axis equal
   hold off
end
 
